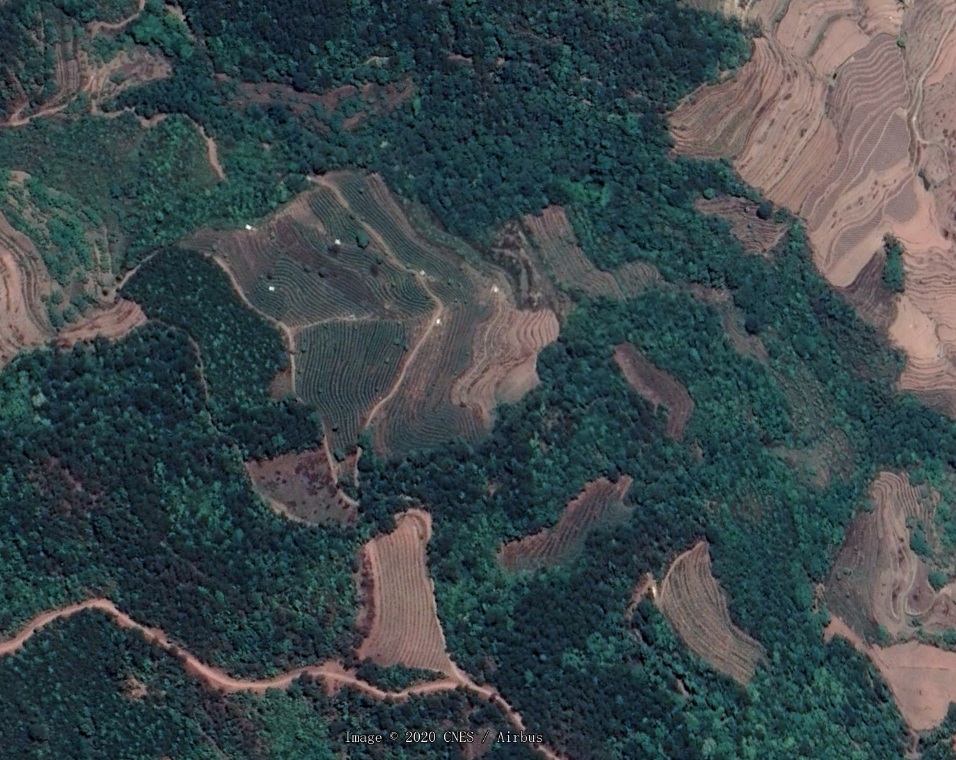
#> input picture image/1.png, 956 x 760 px; its folder holds 4 pictures in this run
$ python chli.py
#> lines starting #> are read from the running program, lines starting #| are printed output that depends on the picture
from PIL import Image
import os.path
import glob
def convertjpg(jpgfile,outdir,width=512,height=512):
#> called with jpgfile = 'image/1.png', outdir = 'E:\\项目\\学习1\\Mask_RCNN\\image\\oc', width = 512, height = 512
  img=Image.open(jpgfile)
#> img is the input picture: PIL image 956x760 RGBA; mean R, G, B, A 60.5, 72.4, 75.5, 255
  try:
    new_img=img.resize((width,height),Image.BILINEAR)
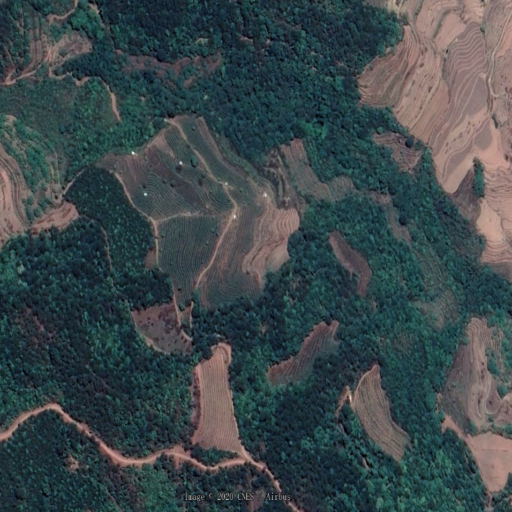
#> new_img: PIL image 512x512 RGBA; mean R, G, B, A 60.5, 72.4, 75.5, 255
    new_img.save(os.path.join(outdir,os.path.basename(jpgfile)))
  except Exception as e:
    print(e)
for jpgfile in glob.glob("E:\项目\学习1\Mask_RCNN\image\*.png"):
  convertjpg(jpgfile,"E:\项目\学习1\Mask_RCNN\image\oc")
#> pass 2 of the loop `for jpgfile in glob.glob("E:\项目\学习1\Mask_RCNN\image\*.png"):`:
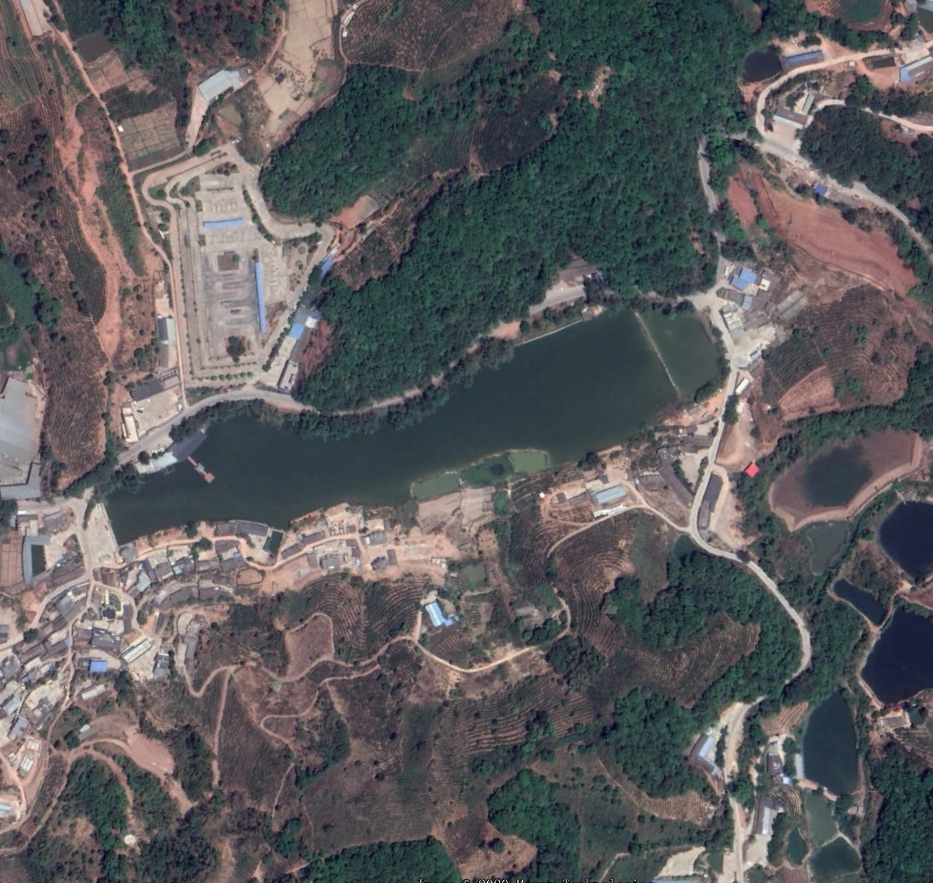
#> input picture image/10.png, 933 x 883 px
#> in convertjpg, img is the input picture: PIL image 933x883 RGBA; mean R, G, B, A 92, 90.7, 92.6, 255
#> in convertjpg (call 2), `new_img=img.resize((width,height),Image.BILINEAR)`:
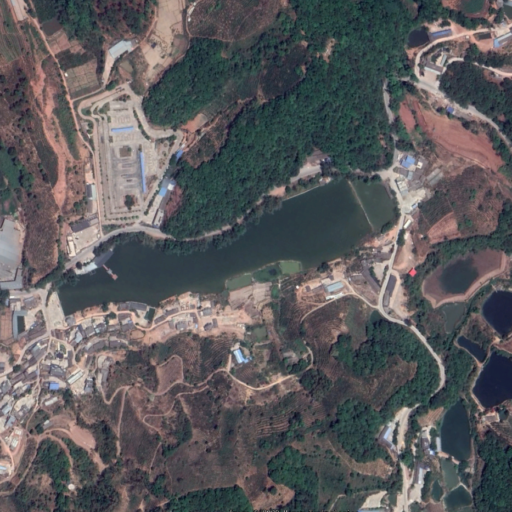
#> new_img: PIL image 512x512 RGBA; mean R, G, B, A 92, 90.7, 92.6, 255
#> pass 3 of the loop `for jpgfile in glob.glob("E:\项目\学习1\Mask_RCNN\image\*.png"):`:
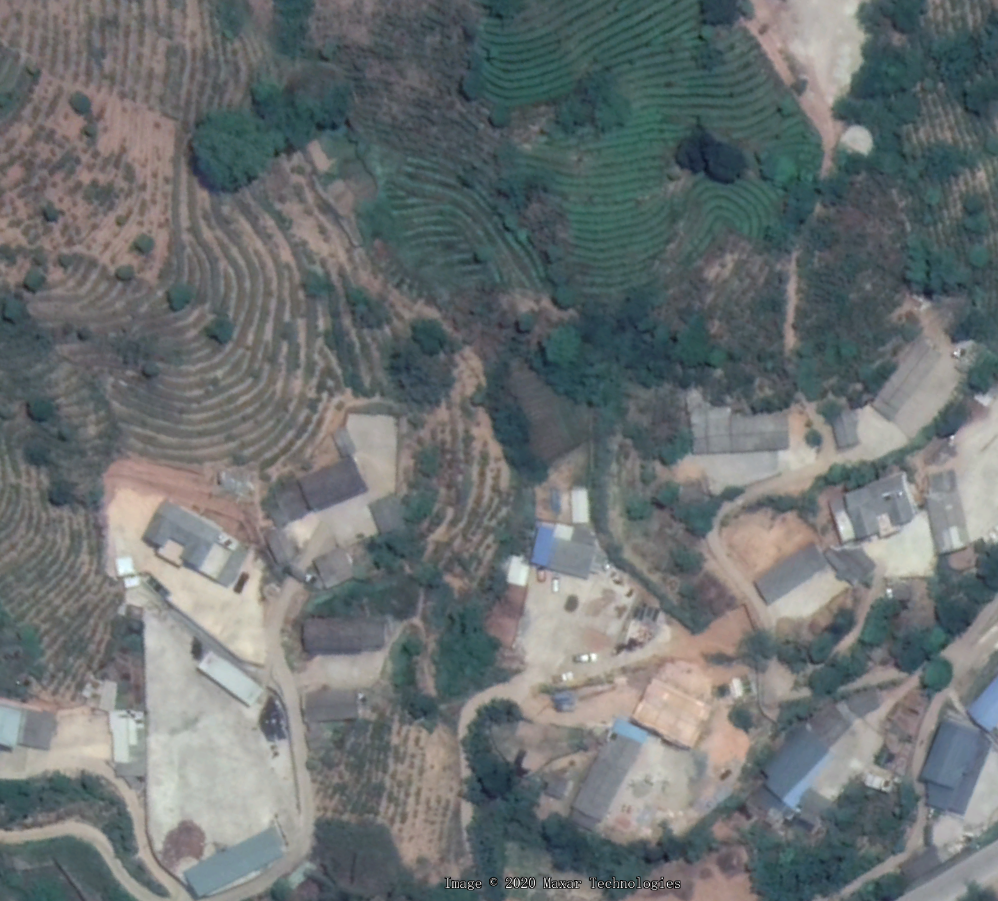
#> input picture image/11.png, 998 x 901 px
#> in convertjpg, img is the input picture: PIL image 998x901 RGBA; mean R, G, B, A 107.7, 113.4, 114.1, 255
#> in convertjpg (call 3), `new_img=img.resize((width,height),Image.BILINEAR)`:
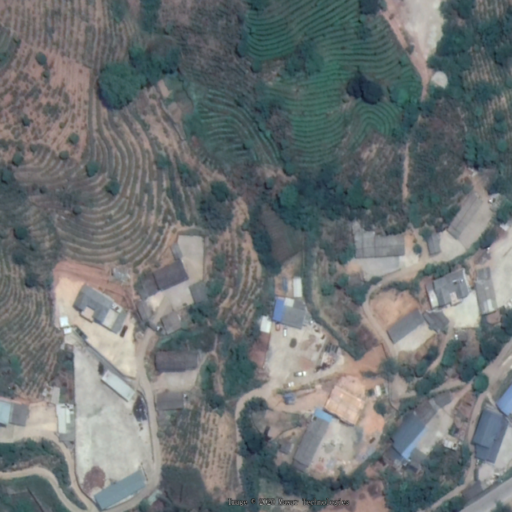
#> new_img: PIL image 512x512 RGBA; mean R, G, B, A 107.7, 113.4, 114.1, 255
#> the loop made 4 passes; the first 3 are shown
